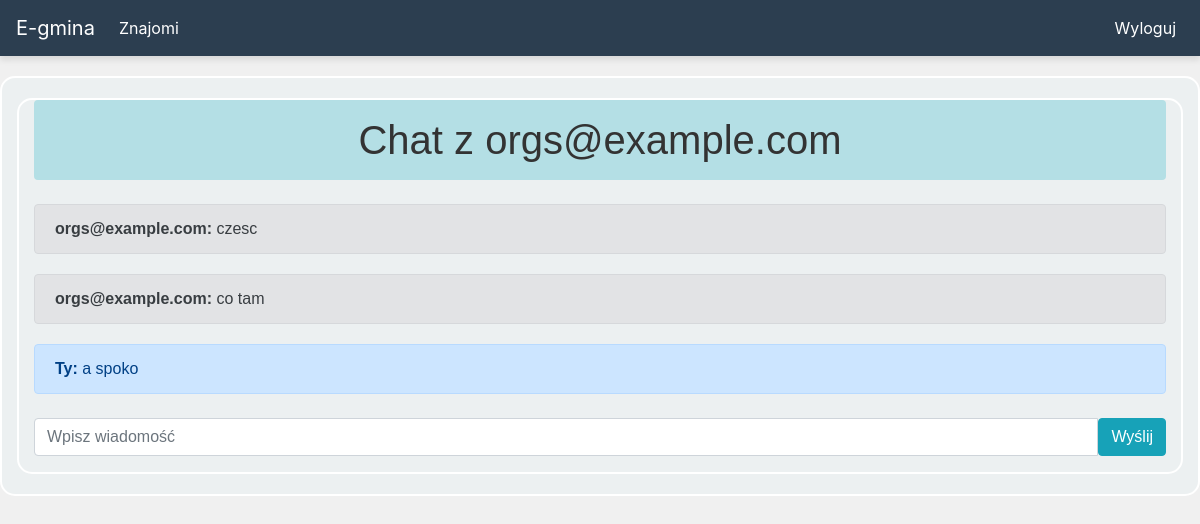
/chat/4 (signed in), run on the app's committed database.
### website/models.py (models this page shows)
class User(db.Model, UserMixin):
    id = db.Column(db.Integer, primary_key=True)
    email = db.Column(db.String(150), unique=True)
    password = db.Column(db.String(150))
    name = db.Column(db.String(150))
    surname = db.Column(db.String(150))
    address = db.Column(db.String(150))
    uid = db.Column(db.Integer, unique=True)
    status = db.Column(db.String(50), default='pending')
    role = db.Column(db.String(50), default='user')
    Events = db.relationship('Event')
    friends = db.relationship(
        'User',
        secondary=friends,
        primaryjoin=(friends.c.user_id == id),
        secondaryjoin=(friends.c.friend_id == id),
        backref=db.backref('friend_of', lazy='dynamic'),
        lazy='dynamic'
    )
    invitations = db.relationship(
        'User',
        secondary=invitations,
        primaryjoin=(invitations.c.invitee_id == id),
        secondaryjoin=(invitations.c.inviter_id == id),
        backref=db.backref('invited_by', lazy='dynamic'),
        lazy='dynamic'
    )
    sent = db.relationship(
        'User',
        secondary=sent,
        primaryjoin=(sent.c.sender_id == id),
        secondaryjoin=(sent.c.receiver_id == id),
        backref=db.backref('sent_by', lazy='dynamic'),
        lazy='dynamic'
    )
    blocked = db.relationship(
        'User',
        secondary=blocked,
        primaryjoin=(blocked.c.user_id == id),
        secondaryjoin=(blocked.c.blocked_id == id),
        backref=db.backref('blocked_by', lazy='dynamic'),
        lazy='dynamic'
    )
    y_blocked = db.relationship(
        'User',
        secondary=y_blocked,
        primaryjoin=(y_blocked.c.user_id == id),
        secondaryjoin=(y_blocked.c.blocked_id == id),
        backref=db.backref('y_blocked_by', lazy='dynamic'),
        lazy='dynamic'
    )

class Message(db.Model):
    id = db.Column(db.Integer, primary_key=True)
    sender_id = db.Column(db.Integer, db.ForeignKey('user.id'))
    receiver_id = db.Column(db.Integer, db.ForeignKey('user.id'))
    content = db.Column(db.Text)
    timestamp = db.Column(db.DateTime, default=datetime.datetime.utcnow)
    sender = db.relationship('User', foreign_keys=[sender_id])
    receiver = db.relationship('User', foreign_keys=[receiver_id])

### website/views.py (the view)
@views.route('/chat/<int:user_id>', methods=['GET'])
@login_required
def user_chat(user_id):
    receiver = User.query.get(user_id)
    if not receiver:
        flash('Nie znaleziono użytkownika.', category='error')
        return redirect(url_for('views.home'))
    messages_sent_by_user = Message.query.filter_by(sender_id=current_user.id, receiver_id=user_id).all()
    messages_received_by_user = Message.query.filter_by(sender_id=user_id, receiver_id=current_user.id).all()
    messages = messages_sent_by_user + messages_received_by_user
    messages.sort(key=lambda x: x.timestamp)
    return render_template('user_chat.html', user=current_user, receiver=receiver, messages=messages)

### website/__init__.py (called while the page is built)
def create_app():
    app = Flask(__name__, static_folder='templates/static')
    app.config['SECRET_KEY'] = 'hjshjhdjah kjshkjdhjs'
    app.config['SQLALCHEMY_DATABASE_URI'] = f'sqlite:///{DB_NAME}'
    db.init_app(app)
    from .views import views
    from .auth import auth
    app.register_blueprint(views, url_prefix='/')
    app.register_blueprint(auth, url_prefix='/')
    from .models import User, Event
    with app.app_context():
        db.create_all()
        create_admin(app)
    login_manager = LoginManager()
    login_manager.login_view = 'auth.login_user'
    login_manager.init_app(app)
    @login_manager.user_loader
    def load_user(id):
        return User.query.get(int(id))
    return app

### website/templates/user_chat.html (shortened to what this page needs)
{% extends "base.html" %}
{% block content %}
<div class="container">
  <div class="bg-custom rounded p-3 mb-4">
    <h1 class="text-custom text-center mb-0">Chat z {{ receiver.email }}</h1>
  </div>
  <div id="messages" class="mb-4">
    {% for message in messages %}
      {% if message.sender_id == current_user.id %}
        <div class="alert alert-primary" role="alert">
          <strong>Ty: </strong>{{ message.content }}
        </div>
      {% else %}
        <div class="alert alert-secondary" role="alert">
          <strong>{{ receiver.email }}: </strong>{{ message.content }}
        </div>
      {% endif %}
    {% endfor %}
  </div>
  <form id="message-form">
    <div class="input-group mb-3">
      <input type="text" id="message-content" name="content" class="form-control" placeholder="Wpisz wiadomość" aria-label="Wpisz wiadomość" aria-describedby="button-send">
      <button class="btn btn-info" type="submit" id="button-send">Wyślij</button>
    </div>
  </form>
</div>
{% endblock %}

### website/templates/base.html (shortened to what this page needs)
<!DOCTYPE html>
<html>
<head>
    <link rel="stylesheet" href="https://stackpath.bootstrapcdn.com/bootstrap/4.4.1/css/bootstrap.min.css">
    <link rel="stylesheet" href="https://stackpath.bootstrapcdn.com/font-awesome/4.7.0/css/font-awesome.min.css">
</head>
<body>
    <nav class="navbar navbar-expand-lg navbar-dark bg-primary">
        <a class="navbar-brand" id="home" href="/">
    E-gmina
</a>
        <div class="collapse navbar-collapse" id="navbar">
            <div class="navbar-nav mr-auto">
                {% if current_user.is_authenticated %}
                    <a class="nav-item nav-link" id="friends-button" href="/invite-friends">Znajomi</a>
                {% else %}
                    <a class="nav-item nav-link" id="login" href="/login">Zaloguj</a>
                    <a class="nav-item nav-link" id="signUp" href="/sign-up">Zarejestruj</a>
                {% endif %}
            </div>
            <div class="navbar-nav ml-auto">
                {% if user.is_authenticated %}
                <a class="nav-item nav-link" id="logout" href="/logout">Wyloguj</a>
                {% endif %}
            </div>
        </div>
    </nav>
    <div class="container">{% block content %} {% endblock %}</div>
</body>
</html>

### website/templates/base.html (style rules this page uses)
body { background-color: #f0f0f0; color: #333; }
.navbar { background-color: #2c3e50 !important; box-shadow: 0 4px 6px rgba(0, 0, 0, 0.1); }
.navbar-brand, .navbar-nav .nav-link { color: #fff !important; }
.container { background-color: #ecf0f1; border-radius: 5px; max-width: 100%; margin: 20px auto; padding: 0 15px; }
.alert { margin-bottom: 20px; }

### website/templates/user_chat.html (style rules this page uses)
.container { border-radius: 15px; border: 2px solid white; overflow: hidden; font-family: Arial, sans-serif; }
.bg-custom { background-color: #b4dfe5; }
.text-custom { color: #333333; }

### data on the page
User: email "orgs@example.com"
Message: content "czesc"
Message: content "co tam"
Message: content "a spoko"
